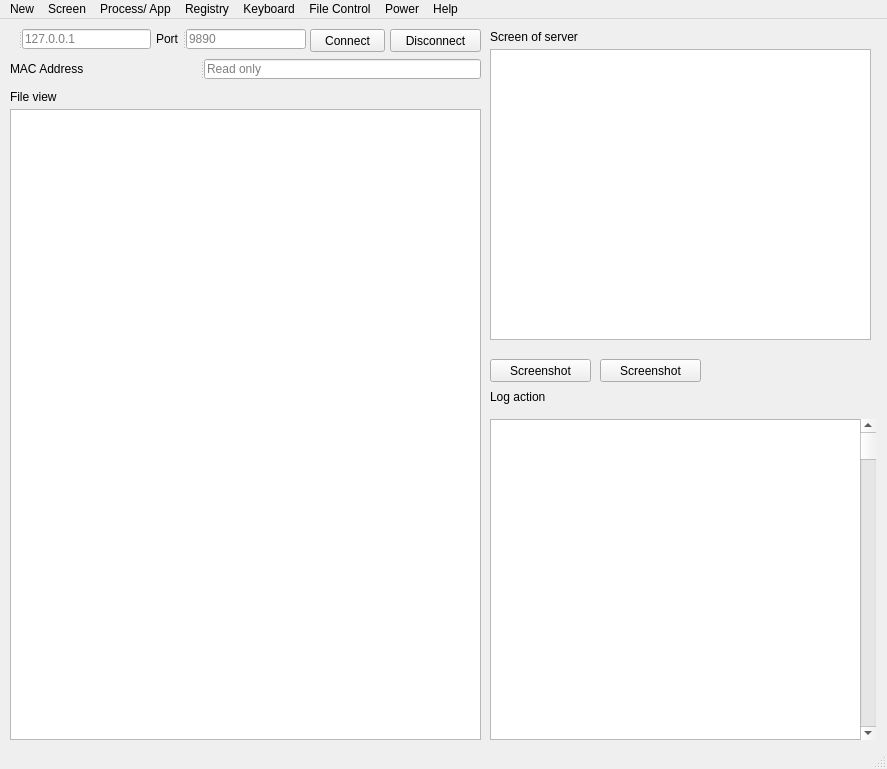
<?xml version="1.0" encoding="UTF-8"?>
<ui version="4.0">
 <class>MainWindow</class>
 <widget class="QMainWindow" name="MainWindow">
  <property name="geometry">
   <rect>
    <x>0</x>
    <y>0</y>
    <width>887</width>
    <height>769</height>
   </rect>
  </property>
  <property name="windowTitle">
   <string>MainWindow</string>
  </property>
  <property name="windowIcon">
   <iconset>
    <normaloff>image/16/logo.png</normaloff>image/16/logo.png</iconset>
  </property>
  <widget class="QWidget" name="centralwidget">
   <widget class="QPushButton" name="pushButton">
    <property name="enabled">
     <bool>true</bool>
    </property>
    <property name="geometry">
     <rect>
      <x>310</x>
      <y>10</y>
      <width>75</width>
      <height>23</height>
     </rect>
    </property>
    <property name="text">
     <string>Connect</string>
    </property>
    <property name="icon">
     <iconset>
      <normaloff>image/16/power.png</normaloff>image/16/power.png</iconset>
    </property>
   </widget>
   <widget class="QPushButton" name="pushButton_2">
    <property name="enabled">
     <bool>true</bool>
    </property>
    <property name="geometry">
     <rect>
      <x>390</x>
      <y>10</y>
      <width>91</width>
      <height>23</height>
     </rect>
    </property>
    <property name="text">
     <string>Disconnect</string>
    </property>
    <property name="icon">
     <iconset>
      <normaloff>image/16/shutdown.png</normaloff>image/16/shutdown.png</iconset>
    </property>
   </widget>
   <widget class="QGraphicsView" name="graphicsView">
    <property name="geometry">
     <rect>
      <x>490</x>
      <y>30</y>
      <width>381</width>
      <height>291</height>
     </rect>
    </property>
   </widget>
   <widget class="QLabel" name="label_3">
    <property name="geometry">
     <rect>
      <x>490</x>
      <y>10</y>
      <width>91</width>
      <height>16</height>
     </rect>
    </property>
    <property name="text">
     <string>Screen of server</string>
    </property>
   </widget>
   <widget class="QSplitter" name="splitter_3">
    <property name="geometry">
     <rect>
      <x>10</x>
      <y>40</y>
      <width>471</width>
      <height>20</height>
     </rect>
    </property>
    <property name="orientation">
     <enum>Qt::Horizontal</enum>
    </property>
    <widget class="QLabel" name="label_4">
     <property name="text">
      <string>MAC Address</string>
     </property>
    </widget>
    <widget class="QLineEdit" name="lineEdit_3">
     <property name="readOnly">
      <bool>true</bool>
     </property>
     <property name="placeholderText">
      <string>Read only</string>
     </property>
    </widget>
   </widget>
   <widget class="QListView" name="listView">
    <property name="geometry">
     <rect>
      <x>490</x>
      <y>400</y>
      <width>381</width>
      <height>321</height>
     </rect>
    </property>
   </widget>
   <widget class="QLabel" name="label_5">
    <property name="geometry">
     <rect>
      <x>490</x>
      <y>370</y>
      <width>91</width>
      <height>16</height>
     </rect>
    </property>
    <property name="text">
     <string>Log action</string>
    </property>
   </widget>
   <widget class="QScrollBar" name="verticalScrollBar">
    <property name="geometry">
     <rect>
      <x>860</x>
      <y>400</y>
      <width>16</width>
      <height>321</height>
     </rect>
    </property>
    <property name="orientation">
     <enum>Qt::Vertical</enum>
    </property>
   </widget>
   <widget class="QPushButton" name="pushButton_3">
    <property name="enabled">
     <bool>true</bool>
    </property>
    <property name="geometry">
     <rect>
      <x>490</x>
      <y>340</y>
      <width>101</width>
      <height>23</height>
     </rect>
    </property>
    <property name="text">
     <string>Screenshot</string>
    </property>
    <property name="icon">
     <iconset>
      <normaloff>image/16/screenshot.png</normaloff>image/16/screenshot.png</iconset>
    </property>
   </widget>
   <widget class="QPushButton" name="pushButton_4">
    <property name="enabled">
     <bool>true</bool>
    </property>
    <property name="geometry">
     <rect>
      <x>600</x>
      <y>340</y>
      <width>101</width>
      <height>23</height>
     </rect>
    </property>
    <property name="text">
     <string>Screenshot</string>
    </property>
    <property name="icon">
     <iconset>
      <normaloff>image/16/recording.png</normaloff>image/16/recording.png</iconset>
    </property>
   </widget>
   <widget class="QTreeView" name="treeView">
    <property name="geometry">
     <rect>
      <x>10</x>
      <y>90</y>
      <width>471</width>
      <height>631</height>
     </rect>
    </property>
   </widget>
   <widget class="QLabel" name="label_6">
    <property name="geometry">
     <rect>
      <x>10</x>
      <y>70</y>
      <width>91</width>
      <height>16</height>
     </rect>
    </property>
    <property name="text">
     <string>File view</string>
    </property>
   </widget>
   <widget class="QSplitter" name="splitter">
    <property name="geometry">
     <rect>
      <x>10</x>
      <y>10</y>
      <width>141</width>
      <height>20</height>
     </rect>
    </property>
    <property name="orientation">
     <enum>Qt::Horizontal</enum>
    </property>
    <widget class="QLabel" name="label">
     <property name="text">
      <string/>
     </property>
     <property name="pixmap">
      <pixmap>image/16/computer.png</pixmap>
     </property>
    </widget>
    <widget class="QLineEdit" name="lineEdit">
     <property name="placeholderText">
      <string>127.0.0.1</string>
     </property>
    </widget>
   </widget>
   <widget class="QSplitter" name="splitter_2">
    <property name="geometry">
     <rect>
      <x>156</x>
      <y>10</y>
      <width>150</width>
      <height>20</height>
     </rect>
    </property>
    <property name="orientation">
     <enum>Qt::Horizontal</enum>
    </property>
    <widget class="QLabel" name="label_2">
     <property name="text">
      <string>Port</string>
     </property>
    </widget>
    <widget class="QLineEdit" name="lineEdit_2">
     <property name="placeholderText">
      <string>9890</string>
     </property>
    </widget>
   </widget>
  </widget>
  <widget class="QMenuBar" name="menubar">
   <property name="geometry">
    <rect>
     <x>0</x>
     <y>0</y>
     <width>887</width>
     <height>21</height>
    </rect>
   </property>
   <widget class="QMenu" name="menuNew">
    <property name="title">
     <string>New</string>
    </property>
    <addaction name="actionConfig"/>
    <addaction name="actionConnect"/>
    <addaction name="actionDisconnect"/>
   </widget>
   <widget class="QMenu" name="menuScreen">
    <property name="title">
     <string>Screen</string>
    </property>
    <widget class="QMenu" name="menuScreenshot">
     <property name="title">
      <string>Screenshot</string>
     </property>
     <property name="icon">
      <iconset>
       <normaloff>image/16/screenshot.png</normaloff>image/16/screenshot.png</iconset>
     </property>
     <addaction name="actionTake"/>
     <addaction name="actionSave"/>
    </widget>
    <widget class="QMenu" name="menuSharescreen">
     <property name="title">
      <string>Sharescreen</string>
     </property>
     <property name="icon">
      <iconset>
       <normaloff>image/16/screenshare.png</normaloff>image/16/screenshare.png</iconset>
     </property>
     <addaction name="actionTaek"/>
     <addaction name="actionRecord"/>
    </widget>
    <addaction name="menuScreenshot"/>
    <addaction name="menuSharescreen"/>
    <addaction name="actionConfiguration"/>
   </widget>
   <widget class="QMenu" name="menuProcess_App">
    <property name="title">
     <string>Process/ App</string>
    </property>
    <addaction name="actionStart"/>
    <addaction name="actionStart_3"/>
    <addaction name="actionKill"/>
   </widget>
   <widget class="QMenu" name="menuRegistry">
    <property name="title">
     <string>Registry</string>
    </property>
    <addaction name="actionStart_2"/>
   </widget>
   <widget class="QMenu" name="menuPower">
    <property name="title">
     <string>Power</string>
    </property>
    <addaction name="actionShut_down"/>
    <addaction name="actionLogout"/>
    <addaction name="actionRestart"/>
    <addaction name="actionSleep"/>
   </widget>
   <widget class="QMenu" name="menuKeyboard">
    <property name="title">
     <string>Keyboard</string>
    </property>
    <widget class="QMenu" name="menuHook_Unhook">
     <property name="title">
      <string>Lock/Unlock</string>
     </property>
     <property name="icon">
      <iconset>
       <normaloff>image/16/lock.png</normaloff>image/16/lock.png</iconset>
     </property>
     <addaction name="actionLock"/>
     <addaction name="actionUnlock"/>
    </widget>
    <widget class="QMenu" name="menuHook_Unhook_2">
     <property name="title">
      <string>Hook/Unhook</string>
     </property>
     <property name="icon">
      <iconset>
       <normaloff>image/16/hook.png</normaloff>image/16/hook.png</iconset>
     </property>
     <addaction name="actionHook_2"/>
     <addaction name="actionUnhook"/>
    </widget>
    <addaction name="menuHook_Unhook_2"/>
    <addaction name="menuHook_Unhook"/>
    <addaction name="actionPrint"/>
   </widget>
   <widget class="QMenu" name="menuFile_Control">
    <property name="title">
     <string>File Control</string>
    </property>
    <addaction name="actionView"/>
    <addaction name="actionSend"/>
    <addaction name="actionRemove"/>
   </widget>
   <widget class="QMenu" name="menuAbout">
    <property name="title">
     <string>Help</string>
    </property>
    <addaction name="actionAbou"/>
   </widget>
   <addaction name="menuNew"/>
   <addaction name="menuScreen"/>
   <addaction name="menuProcess_App"/>
   <addaction name="menuRegistry"/>
   <addaction name="menuKeyboard"/>
   <addaction name="menuFile_Control"/>
   <addaction name="menuPower"/>
   <addaction name="menuAbout"/>
  </widget>
  <widget class="QStatusBar" name="statusbar"/>
  <action name="actionConfig">
   <property name="icon">
    <iconset>
     <normaloff>image/16/configuration.png</normaloff>image/16/configuration.png</iconset>
   </property>
   <property name="text">
    <string>Configuration</string>
   </property>
  </action>
  <action name="actionConnect">
   <property name="icon">
    <iconset>
     <normaloff>image/16/power.png</normaloff>image/16/power.png</iconset>
   </property>
   <property name="text">
    <string>Connect</string>
   </property>
  </action>
  <action name="actionDisconnect">
   <property name="icon">
    <iconset>
     <normaloff>image/16/shutdown.png</normaloff>image/16/shutdown.png</iconset>
   </property>
   <property name="text">
    <string>Disconnect</string>
   </property>
  </action>
  <action name="actionShut_down">
   <property name="icon">
    <iconset>
     <normaloff>image/16/shutdown.png</normaloff>image/16/shutdown.png</iconset>
   </property>
   <property name="text">
    <string>Shut down</string>
   </property>
  </action>
  <action name="actionRestart">
   <property name="icon">
    <iconset>
     <normaloff>image/16/restart.png</normaloff>image/16/restart.png</iconset>
   </property>
   <property name="text">
    <string>Restart</string>
   </property>
  </action>
  <action name="actionSleep">
   <property name="icon">
    <iconset>
     <normaloff>image/16/sleep.png</normaloff>image/16/sleep.png</iconset>
   </property>
   <property name="text">
    <string>Sleep</string>
   </property>
  </action>
  <action name="actionLogout">
   <property name="icon">
    <iconset>
     <normaloff>image/16/logout.png</normaloff>image/16/logout.png</iconset>
   </property>
   <property name="text">
    <string>Logout</string>
   </property>
  </action>
  <action name="actionPrint">
   <property name="icon">
    <iconset>
     <normaloff>image/16/view.png</normaloff>image/16/view.png</iconset>
   </property>
   <property name="text">
    <string>Print</string>
   </property>
  </action>
  <action name="actionLock">
   <property name="icon">
    <iconset>
     <normaloff>image/16/lock.png</normaloff>image/16/lock.png</iconset>
   </property>
   <property name="text">
    <string>Lock</string>
   </property>
  </action>
  <action name="actionUnlock">
   <property name="icon">
    <iconset>
     <normaloff>image/16/unlock.png</normaloff>image/16/unlock.png</iconset>
   </property>
   <property name="text">
    <string>Unlock</string>
   </property>
  </action>
  <action name="actionHook_2">
   <property name="icon">
    <iconset>
     <normaloff>image/16/hook.png</normaloff>image/16/hook.png</iconset>
   </property>
   <property name="text">
    <string>Hook</string>
   </property>
  </action>
  <action name="actionUnhook">
   <property name="icon">
    <iconset>
     <normaloff>image/16/unhook.png</normaloff>image/16/unhook.png</iconset>
   </property>
   <property name="text">
    <string>Unhook</string>
   </property>
  </action>
  <action name="actionDocument">
   <property name="text">
    <string>Document</string>
   </property>
  </action>
  <action name="actionGithub_com">
   <property name="text">
    <string>About</string>
   </property>
  </action>
  <action name="actionIP">
   <property name="icon">
    <iconset>
     <normaloff>image/16/ip.png</normaloff>image/16/ip.png</iconset>
   </property>
   <property name="text">
    <string>IP</string>
   </property>
  </action>
  <action name="actionMAC">
   <property name="icon">
    <iconset>
     <normaloff>image/16/MAC.png</normaloff>image/16/MAC.png</iconset>
   </property>
   <property name="text">
    <string>MAC</string>
   </property>
  </action>
  <action name="actionTake">
   <property name="icon">
    <iconset>
     <normaloff>image/16/screenshot.png</normaloff>image/16/screenshot.png</iconset>
   </property>
   <property name="text">
    <string>Take</string>
   </property>
  </action>
  <action name="actionSave">
   <property name="icon">
    <iconset>
     <normaloff>image/16/save.png</normaloff>image/16/save.png</iconset>
   </property>
   <property name="text">
    <string>Save</string>
   </property>
  </action>
  <action name="actionTaek">
   <property name="icon">
    <iconset>
     <normaloff>image/16/screenshare.png</normaloff>image/16/screenshare.png</iconset>
   </property>
   <property name="text">
    <string>Take</string>
   </property>
  </action>
  <action name="actionRecord">
   <property name="icon">
    <iconset>
     <normaloff>image/16/recording.png</normaloff>image/16/recording.png</iconset>
   </property>
   <property name="text">
    <string>Record</string>
   </property>
  </action>
  <action name="actionConfiguration">
   <property name="icon">
    <iconset>
     <normaloff>image/16/configuration.png</normaloff>image/16/configuration.png</iconset>
   </property>
   <property name="text">
    <string>Configuration</string>
   </property>
  </action>
  <action name="actionStart">
   <property name="icon">
    <iconset>
     <normaloff>image/16/view.png</normaloff>image/16/view.png</iconset>
   </property>
   <property name="text">
    <string>Show</string>
   </property>
  </action>
  <action name="actionStart_2">
   <property name="icon">
    <iconset>
     <normaloff>image/16/kill.png</normaloff>image/16/kill.png</iconset>
   </property>
   <property name="text">
    <string>Start</string>
   </property>
  </action>
  <action name="actionView">
   <property name="icon">
    <iconset>
     <normaloff>image/16/search.png</normaloff>image/16/search.png</iconset>
   </property>
   <property name="text">
    <string>View</string>
   </property>
  </action>
  <action name="actionSend">
   <property name="icon">
    <iconset>
     <normaloff>image/16/send.png</normaloff>image/16/send.png</iconset>
   </property>
   <property name="text">
    <string>Send</string>
   </property>
  </action>
  <action name="actionRemove">
   <property name="icon">
    <iconset>
     <normaloff>image/16/remove.png</normaloff>image/16/remove.png</iconset>
   </property>
   <property name="text">
    <string>Remove</string>
   </property>
  </action>
  <action name="actionStart_3">
   <property name="icon">
    <iconset>
     <normaloff>image/16/start.png</normaloff>image/16/start.png</iconset>
   </property>
   <property name="text">
    <string>Start</string>
   </property>
  </action>
  <action name="actionKill">
   <property name="icon">
    <iconset>
     <normaloff>image/16/kill.png</normaloff>image/16/kill.png</iconset>
   </property>
   <property name="text">
    <string>Kill</string>
   </property>
  </action>
  <action name="actionAbou">
   <property name="icon">
    <iconset>
     <normaloff>image/16/about.png</normaloff>image/16/about.png</iconset>
   </property>
   <property name="text">
    <string>About</string>
   </property>
  </action>
 </widget>
 <resources/>
 <connections/>
</ui>
